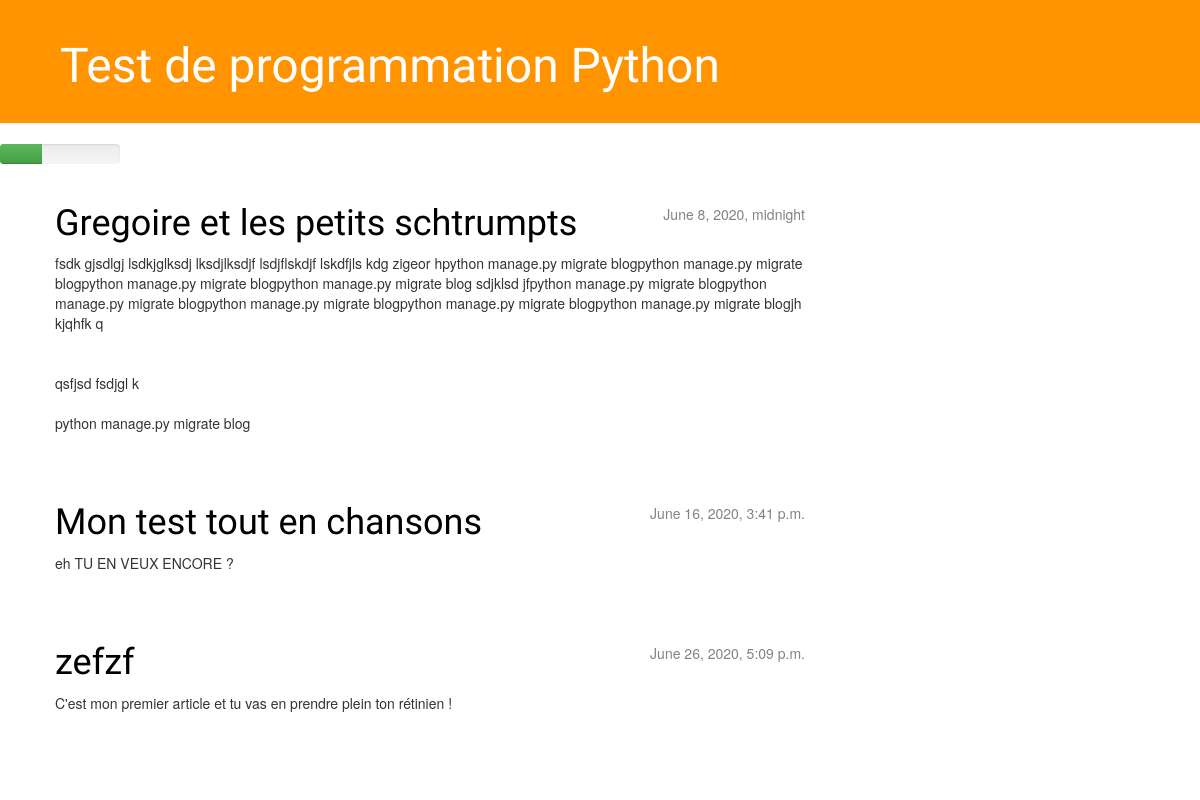
The app's page /, older data.
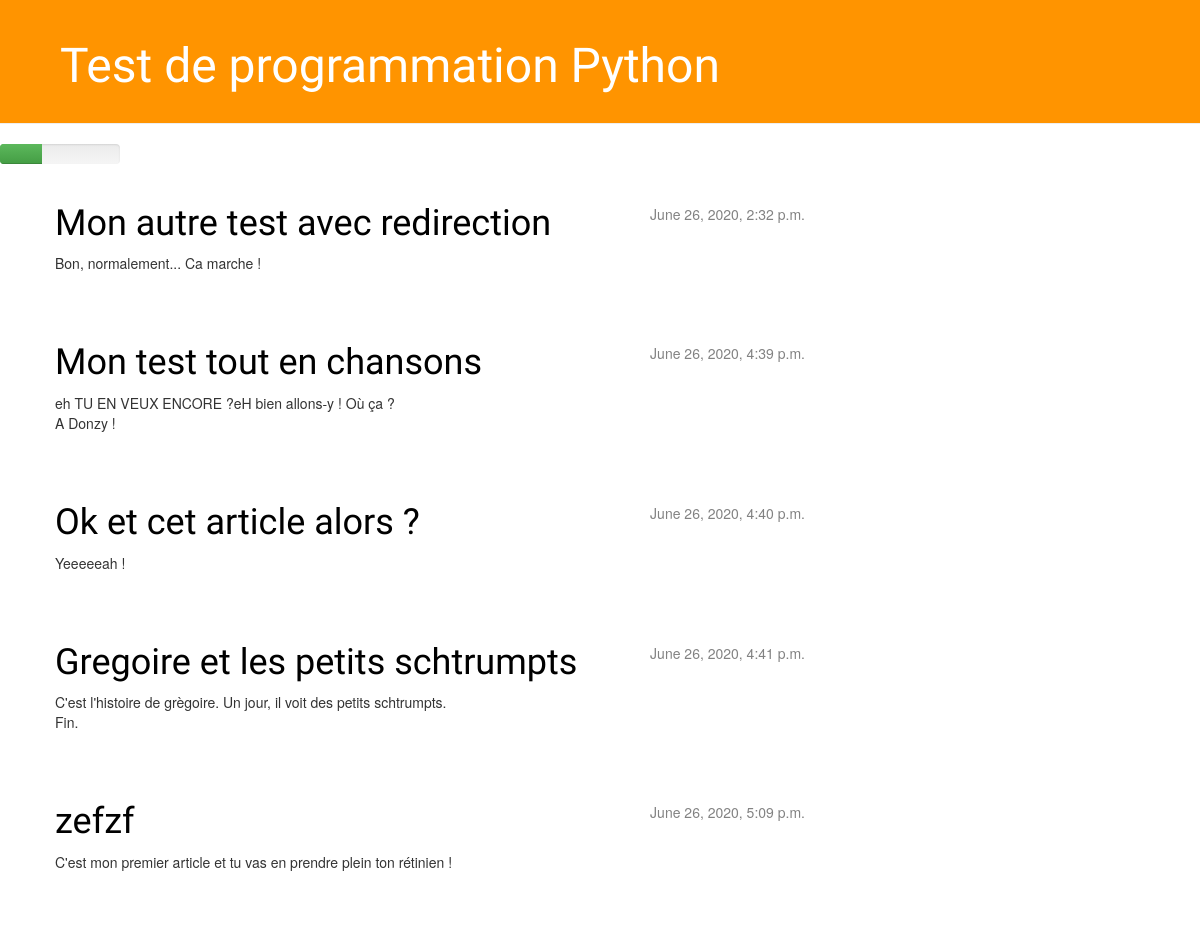
The same page, newer data.
### blog/models.py (models this page shows, shortened)
class Post(models.Model):
    author = models.ForeignKey('auth.User', on_delete=models.CASCADE,)
    title= models.CharField(max_length=200)
    text = models.TextField()
    created_date = models.DateTimeField(default=timezone.now)
    published_date = models.DateTimeField(
            blank=True, null=True)

### blog/views.py (the view)
# urls.py: url(r'^$', views.post_list, name='post_list'),
def post_list(request):
    posts = Post.objects.filter(published_date__lte=timezone.now()).order_by('published_date')
    return render(request,'blog/post_list.html',{"posts":posts})

### blog/templates/blog/post_list.html
{% extends 'blog/base.html' %}
{% block content %}
    {% for post in posts %}
        <div class="post">
            <div class="date">
                {{ post.published_date }}
            </div>
            <h1><a href="{% url 'post_detail' pk=post.pk %}">{{ post.title }}</a></h1>
            <p>{{ post.text|linebreaksbr }}</p>
        </div>
    {% endfor %}
{% endblock content %}

### blog/templates/blog/base.html (shortened to what this page needs)
{% load static %}
<html>
    <head>
        <link rel="stylesheet" href="//maxcdn.bootstrapcdn.com/bootstrap/3.2.0/css/bootstrap.min.css">
        <link rel="stylesheet" href="//maxcdn.bootstrapcdn.com/bootstrap/3.2.0/css/bootstrap-theme.min.css">
        <link rel="stylesheet" href="{% static 'css/blog.css' %}">
    </head>
    <body>
        <div class="page-header">
            <h1><a href="">Test de programmation Python</a></h1>
        </div>
        <div class="progress" style="width:10%;" >
            <div class="progress-bar progress-bar-success" style="width: 35%">
            </div>
        </div>
        <div class="content container">
            <div class="row">
                <div class="col-md-8">
                    {% block content %}
                    {% endblock %}
                </div>
            </div>
        </div>
    </body>
</html>

### blog/static/css/blog.css (style rules this page uses)
h1 a { color: #FCA205; font-family: 'Lobster'; }
.page-header { background-color: #ff9400; margin-top: 0; padding: 20px 20px 20px 60px; }
.page-header h1, .page-header h1 a, .page-header h1 a:visited, .page-header h1 a:active { color: #ffffff; font-size: 36pt; text-decoration: none; }
.content { margin-left: 40px; }
h1, h2, h3, h4 { font-family: 'Lobster', cursive; }
.date { float: right; color: #828282; }
.post { margin-bottom: 70px; }
.post h1 a, .post h1 a:visited { color: #000000; }

Row changes from the older to the newer data that the page shows:
added Post: published_date "June 26, 2020, 2:32 p.m.", title "Mon autre test avec redirection", text "Bon, normalement... Ca marche !"
changed Post "Mon test tout en chansons": published_date "June 16, 2020, 3:41 p.m." → "June 26, 2020, 4:39 p.m."; text "eh TU EN VEUX ENCORE ?" → "eh TU EN VEUX ENCORE ?eH bien allons-y ! Où ça ? A Donzy !"; moves up the list
added Post: published_date "June 26, 2020, 4:40 p.m.", title "Ok et cet article alors ?", text "Yeeeeeah !"
changed Post "Gregoire et les petits schtrumpts": published_date "June 8, 2020, midnight" → "June 26, 2020, 4:41 p.m."; text "fsdk gjsdlgj lsdkjglksdj lksdjlksdjf lsdjflskdjf lskdfjls kdg zigeor hpython manage.py migrate blogpython manage.py migrate blogpython manage.py migrate blogpython manage.py migrate blog sdjklsd jfpython manage.py migrate blogpython manage.py migrate blogpython manage.py migrate blogpython manage.py migrate blogpython manage.py migrate blogjh kjqhfk q qsfjsd fsdjgl k python manage.py migrate blog" → "C'est l'histoire de grègoire. Un jour, il voit des petits schtrumpts. Fin."
